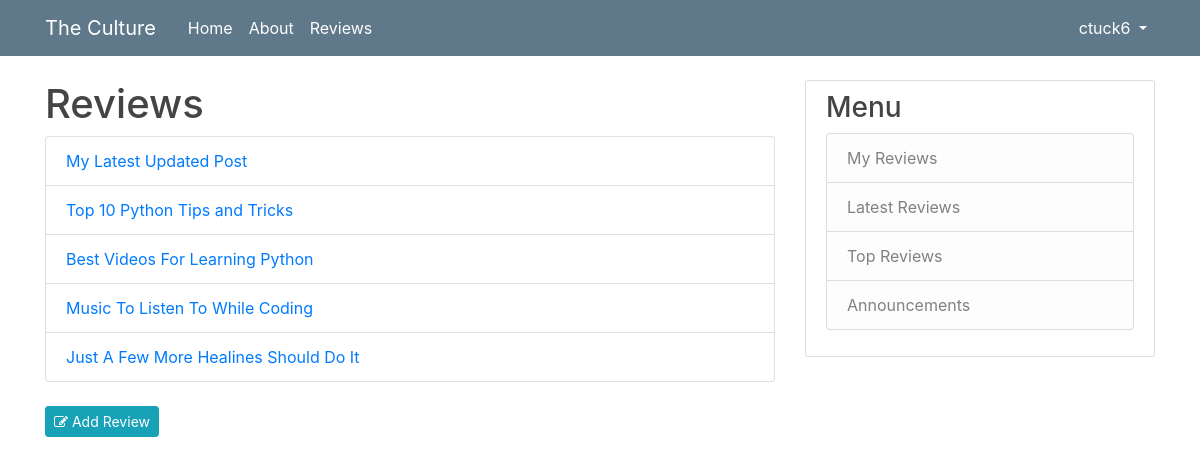
The app's page /reviews (signed in) with its own data.
### app/database.py (models this page shows, shortened)
class User(db.Model, UserMixin):
    id = db.Column(db.Integer, primary_key = True)
    username = db.Column(db.String(20), unique = True, nullable = False)
    email = db.Column(db.String(50), unique = True, nullable = False)
    image_file = db.Column(db.String(20), unique = False, nullable = False, default = "default_" + str(random.randint(1, 5)) + ".jpg")
    password = db.Column(db.String(20), nullable = False)
    reviews = db.relationship("Review", backref = "author", lazy = True)

class Review(db.Model):
    id = db.Column(db.Integer, primary_key = True)
    title = db.Column(db.String(100), nullable = False)
    date_posted = db.Column(db.DateTime, nullable = False, default = datetime.utcnow)
    body = db.Column(db.Text, nullable = False)
    userId = db.Column(db.Integer, db.ForeignKey('user.id'), nullable = False)

### app/routes.py (the view)
@app.route("/reviews", methods = ["GET", "POST"])
def reviews():
	page = request.args.get("page", 1, type=int)
	reviews = Review.query.order_by(Review.date_posted.desc()).paginate(page = page, per_page = 5)
	return render_template("reviews.html", reviews = reviews)

### app/database.py (called while the page is built)
@loginManager.user_loader
def loadUser(userId):
	return User.query.get(int(userId))

### app/templates/reviews.html
{% extends "layout.html" %}
{% block content %}
  <h1>Reviews</h1>
  <form method="post">
	<ul class="list-group">
	  {% for review in reviews %}
		<li class="list-group-item"><a href="{{ url_for('review', review = review) }}">{{review.title}}</a></li>
	  {% endfor %}
	</ul>
  </form><br>
  <a href="{{ url_for('new_review') }}"><button class="btn btn-info btn-sm"><span class="fa fa-edit"></span> Add Review</button></a>
{% endblock content %}

### app/templates/layout.html (shortened to what this page needs)
<!DOCTYPE html>
<html>
<head>
	<link rel="stylesheet" href="https://maxcdn.bootstrapcdn.com/bootstrap/4.0.0/css/bootstrap.min.css">
	<link rel="stylesheet" type="text/css" href="{{ url_for('static', filename='main.css') }}">
	<link href="https://maxcdn.bootstrapcdn.com/font-awesome/4.7.0/css/font-awesome.min.css" rel="stylesheet">
</head>
<body>
	<header class="site-header">
	  <nav class="navbar navbar-expand-md navbar-dark bg-steel fixed-top">
	    <div class="container">
	      <a class="navbar-brand mr-4" href="{{ url_for('home') }}">The Culture</a>
	      <div class="collapse navbar-collapse" id="navbarToggle">
	        <div class="navbar-nav mr-auto">
	          <a class="nav-item nav-link" href="{{ url_for('home') }}">Home</a>
	          <a class="nav-item nav-link" href="{{ url_for('about') }}">About</a>
	          <a class="nav-item nav-link" href="{{ url_for('reviews') }}">Reviews</a>
	        </div>
	        <div class="navbar-nav">
	          {% if current_user.is_authenticated %}
	            <li class="dropdown show">
	              <a class="nav-item nav-link dropdown-toggle" href="#" role="button" id="dropdownMenuLink" data-toggle="dropdown" aria-haspopup="true" aria-expanded="false">
	                {{ current_user.username }}
	              </a>
	            </li>
	          {% else %}
	            <a class="nav-item nav-link" href="{{ url_for('login') }}"><span class="fa fa-sign-in"></span> Login</a>
	            <a class="nav-item nav-link" href="{{ url_for('register') }}"><span class="fa fa-pencil"></span> Sign Up</a>
	          {% endif %}
	        </div>
	      </div>
	    </div>
	  </nav>
	</header>
	<main role="main" class="container">
	  <div class="row">
	    <div class="col-md-8">
		  {% block content %}{% endblock content %}
	    </div>
        {% if request.path != url_for('register') and request.path != url_for('login') %}
          <div class="col-md-4">
            <div class="content-section">
              <h3>Menu</h3>
              <ul class="list-group">
              	{% if current_user.is_authenticated %}
              		<a class="list-group-item list-group-item-light" href="{{ url_for('user_reviews', username = current_user.username) }}">My Reviews</a>
              	{% endif %}
                <a class="list-group-item list-group-item-light" href="{{ url_for('latest_reviews') }}">Latest Reviews</a>
                <a class="list-group-item list-group-item-light" href="#">Top Reviews</a>
                <a class="list-group-item list-group-item-light" href="#">Announcements</a>
              </ul>
            </div>
          </div>
        {% endif %}
      </div>
    </main>
</body>
</html>

### app/static/main.css (style rules this page uses)
body { background: #ffffff; color: #333333; margin-top: 5rem; }
h1, h2, h3, h4, h5, h6 { color: #444444; }
.bg-steel { background-color: #5f788a; }
.site-header .navbar-nav .nav-link { color: #FFFFFF; }
.content-section { background: #ffffff; padding: 10px 20px; border: 1px solid #dddddd; border-radius: 3px; margin-bottom: 20px; }

### records on screen
User: username "ctuck6"
Review: title "My Latest Updated Post"
Review: title "Top 10 Python Tips and Tricks"
Review: title "Best Videos For Learning Python"
Review: title "Music To Listen To While Coding"
Review: title "Just A Few More Healines Should Do It"
